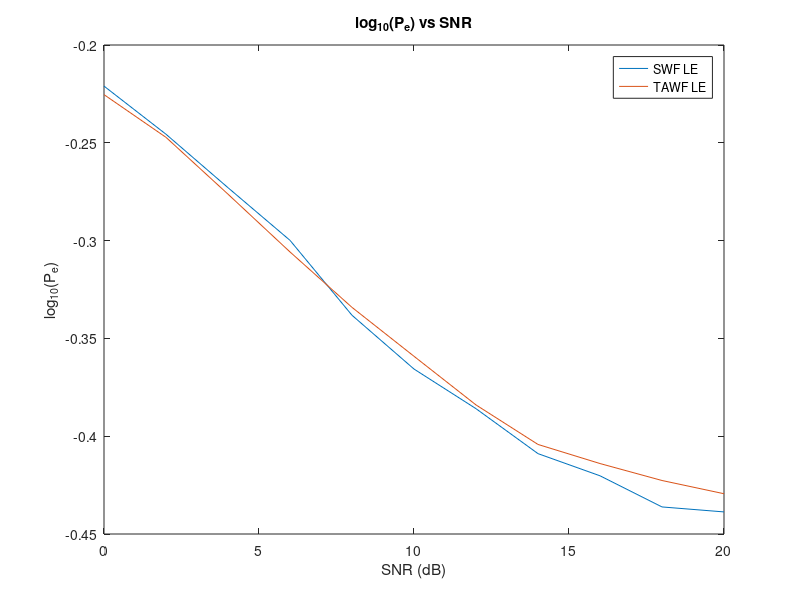

Source code (MATLAB):
% EE4140 Assignment 2 Q1a [Author: Kishore Rajendran EE20B064]

% Part (a)
% snr = 10dB
snr = 10;
s_var = 1;
n_var = 10.^-(snr/10);

% M-ary PAM with L tap filter (channel)
M = 4;
L = 3;
d = 1/sqrt(5);

% Defining the filter
f0 = 0.8/sqrt(2);
f1 = - 1/sqrt(2);
f2 = 0.6/sqrt(2);
filter = [f0 f1 f2];

%%%%%%%%%%%%%%%%%%%%%%%%%%%%%%%%%%%%%%%%%%%%%%%%%%%%%%% Part a1 %%%%%%%%%%%%%%%%%%%%%%%%%%%%%%%%%%%%%%%%%%%%%%%%%%%%%%%%%%%% 

% N tap equalizer with decoding delay del
N = 3;
del = 0;

% Generating Autocorrelation matrix (for L=3 unity gain filter, can be generalized) (NxN matrix)
t1 = filter(1)*filter(2) + filter(2)*filter(3);
t2 = filter(1)*filter(3);
R = (toeplitz([s_var+n_var, t1*s_var, t2*s_var, zeros(1, N-L)])).';

% Generating Crosscorrelation matrix (for del) (Nx1 matrix)
p = [zeros(1, del-L+1), fliplr(filter)*s_var, zeros(1, N-del-1)].';
p = p(end-N+1:end);

% Finding optimal weights (inv(Ryy) * rIy = Ryy\rIy)
w_opt_a1 = R\p;

% Storing corresponding values of Jmin
Jmin_a1 = s_var - p'*w_opt_a1;

%%%%%%%%%%%%%%%%%%%%%%%%%%%%%%%%%%%%%%%%%%%%%%%%%%%%%%% Part a2 %%%%%%%%%%%%%%%%%%%%%%%%%%%%%%%%%%%%%%%%%%%%%%%%%%%%%%%%%%%% 

% N tap equalizer with decoding delay del
N = 10;
del = 0;

% Generating Autocorrelation matrix (for L=3 unity gain filter, can be generalized) (NxN matrix)
t1 = filter(1)*filter(2) + filter(2)*filter(3);
t2 = filter(1)*filter(3);
R = (toeplitz([s_var+n_var, t1*s_var, t2*s_var, zeros(1, N-L)])).';

% Generating Crosscorrelation matrix (for del) (Nx1 matrix)
p = [zeros(1, del-L+1), fliplr(filter)*s_var, zeros(1, N-del-1)].';
p = p(end-N+1:end);

% Finding optimal weights (inv(Ryy) * rIy = Ryy\rIy)
w_opt_a2 = R\p;

% Storing corresponding values of Jmin
Jmin_a2 = s_var - p'*w_opt_a2;

%%%%%%%%%%%%%%%%%%%%%%%%%%%%%%%%%%%%%%%%%%%%%%%%%%%%%%% Part a3 %%%%%%%%%%%%%%%%%%%%%%%%%%%%%%%%%%%%%%%%%%%%%%%%%%%%%%%%%%%% 

% N tap equalizer with decoding delay del
N = 10;
del = 5;

% Generating Autocorrelation matrix (for L=3 unity gain filter, can be generalized) (NxN matrix)
t1 = filter(1)*filter(2) + filter(2)*filter(3);
t2 = filter(1)*filter(3);
R = (toeplitz([s_var+n_var, t1*s_var, t2*s_var, zeros(1, N-L)])).';

% Generating Crosscorrelation matrix (for del) (Nx1 matrix)
p = [zeros(1, del-L+1), fliplr(filter)*s_var, zeros(1, N-del-1)].';
p = p(end-N+1:end);

% Finding optimal weights (inv(Ryy) * rIy = Ryy\rIy)
w_opt_a3 = R\p;

% Storing corresponding values of Jmin
Jmin_a3 = s_var - p'*w_opt_a3;

%%%%%%%%%%%%%%%%%%%%%%%%%%%%%%%%%%%%%%%%%%%%%%%%%%%%%%% Part a4 %%%%%%%%%%%%%%%%%%%%%%%%%%%%%%%%%%%%%%%%%%%%%%%%%%%%%%%%%%%% 

% We know from class that for min value of Jmin, 
% Both N and Delta hit a minimum then Jmin again starts increasing

% N tap equalizer with decoding delay del
N_best = 20;
del_best = 9;

% Generating Autocorrelation matrix (for L=3 unity gain filter, can be generalized) (NxN matrix)
t1 = filter(1)*filter(2) + filter(2)*filter(3);
t2 = filter(1)*filter(3);
R = (toeplitz([s_var+n_var, t1*s_var, t2*s_var, zeros(1, N_best-L)])).';

% Generating Crosscorrelation matrix (for del) (Nx1 matrix)
p = [zeros(1, del_best-L+1), fliplr(filter)*s_var, zeros(1, N_best-del_best-1)].';
p = p(end-N_best+1:end);

% Finding optimal weights (inv(Ryy) * rIy = Ryy\rIy)
w_opt_a4 = R\p;

% Storing corresponding values of Jmin
Jmin_a4 = s_var - p'*w_opt_a4;

%%%%%%%%%%%%%%%%%%%%%%%%%%%%%%%%%%%%%%%%%%%%%%%%%%%%%%% Part a6 %%%%%%%%%%%%%%%%%%%%%%%%%%%%%%%%%%%%%%%%%%%%%%%%%%%%%%%%%%%% 

% N tap equalizer with decoding delay del
N = 10;
del = 5;

% P number of snapshots
pvals = [20 100 500];
Jmin_vals_a6 = zeros(1, length(pvals));

% for loop with different values of P
for i = 1:length(pvals)
    P = pvals(i);
    
    % Generating 'P+N+L-2' 4-PAM Tx symbols
    I = (2*randi([0, M-1], 1, P+N+L-2)-(M-1))*d;
    
    % Passing Tx symbols through the filter
    f_rx = conv(I, filter);
    f_rx = f_rx(L:P+N+L-2);
    
    % Adding noise to the received symbols
    y = f_rx + (normrnd(0, sqrt(n_var), size(f_rx)));
    dec = I(N+L-1-del:end-del);
    R = zeros(N,N);
    p = zeros(N,1);

    % Using Time Averaging to estimate R and p
    for k = 1:P
        y_k = fliplr(y(k:k+N-1)).';
        R = R + (y_k*y_k.')/P;
        p = p + (y_k*dec(k))/P;
    end

    % Finding optimal weights (inv(Ryy) * rIy = Ryy\rIy)
    w_opt_a6 = R\p;

    % Storing corresponding values of Jmin
    Jmin_vals_a6(i) = s_var - p'*w_opt_a6;
end

%%%%%%%%%%%%%%%%%%%%%%%%%%%%%%%%%%%%%%%%%%%%%%%%%%%%%%% Part a5 %%%%%%%%%%%%%%%%%%%%%%%%%%%%%%%%%%%%%%%%%%%%%%%%%%%%%%%%%%%% 

% num number of 4-PAM symbols
num = 50000;

% Best values as found in (a4)
N = N_best;
del = del_best;

% snr : 0dB to 20dB in steps of 2dB
snr = 0 :2: 20;
stdevs = 10.^-(snr/20);

% Generating 4-PAM Tx symbols
I = (2*randi([0, M-1], 1, num+N+L-2)-(M-1))*d;
constellation = (2*(0:M-1)-(M-1))*d;

% Passing Tx symbols through the filter
f_rx = conv(I, filter);
f_rx = f_rx(L:num+N+L-2);

Pe_ser_swf = zeros(1, length(stdevs));
eq_swf = zeros(1, length(I));
decoded_swf = zeros(1, length(I));

for l = 1:length(stdevs)
    sd = stdevs(l);

    % Adding noise to the received symbols
    y = f_rx + normrnd(0, sd, size(f_rx));

    % Equalized symbols
    eq_swf = conv(y, w_opt_a4.');
    eq_swf = eq_swf(N:num+N-1);
    % Nearest neighbour decoding
    for i = 1:num
        [minval,minidx] = min(abs(constellation-eq_swf(i)));
        decoded_swf(i) = constellation(minidx);
    end
    % Comparing and counting errors
    Pe_ser_swf(l) = sum(decoded_swf(1:num) ~= I(N+L-1-del:end-del))/num;
end

%%%%%%%%%%%%%%%%%%%%%%%%%%%%%%%%%%%%%%%%%%%%%%%%%%%%%%% Part a7 %%%%%%%%%%%%%%%%%%%%%%%%%%%%%%%%%%%%%%%%%%%%%%%%%%%%%%%%%%%% 

% Best values as found in (a4)
N = N_best;
del = del_best;

% Calculating wopt for SNR = 10dB
snr = 10;
n_var = 10.^-(snr/10);

% Generating optimal weights using TAWF (P = 500)
P = 500;
    
% Generating 'P+N+L-2' 4-PAM Tx symbols
I = (2*randi([0, M-1], 1, P+N+L-2)-(M-1))*d;

% Passing Tx symbols through the filter
f_rx = conv(I, filter);
f_rx = f_rx(L:P+N+L-2);

% Adding noise to the received symbols
y = f_rx + (normrnd(0, sqrt(n_var), size(f_rx)));
dec = I(N+L-1-del:end-del);
R = zeros(N,N);
p = zeros(N,1);

% Using Time Averaging to estimate R and p
for k = 1:P
    y_k = fliplr(y(k:k+N-1)).';
    R = R + (y_k*y_k.')/P;
    p = p + (y_k*dec(k))/P;
end

% Finding optimal weights (inv(Ryy) * rIy = Ryy\rIy)
w_opt_a7 = R\p;

% num number of 4-PAM symbols
num = 50000;

% snr : 0dB to 20dB in steps of 2dB
snr = 0 :2: 20;
stdevs = 10.^-(snr/20);

% Generating 4-PAM Tx symbols
I = (2*randi([0, M-1], 1, num+N+L-2)-(M-1))*d;
constellation = (2*(0:M-1)-(M-1))*d;

% Passing Tx symbols through the filter
f_rx = conv(I, filter);
f_rx = f_rx(L:num+N+L-2);

Pe_ser_tawf = zeros(1, length(stdevs));
eq_tawf = zeros(1, length(I));
decoded_tawf = zeros(1, length(I));

for l = 1:length(stdevs)
    sd = stdevs(l);
    n_var = sd^2;

    % Adding noise to the received symbols
    y = f_rx + normrnd(0, sd, size(f_rx));

    % Equalized symbols
    eq_tawf = conv(y, w_opt_a7.');
    eq_tawf = eq_tawf(N:num+N-1);
    % Nearest neighbour decoding
    for i = 1:num
        [minval,minidx] = min(abs(constellation-eq_tawf(i)));
        decoded_tawf(i) = constellation(minidx);
    end
    % Comparing and counting errors
    Pe_ser_tawf(l) = sum(decoded_tawf(1:num) ~= I(N+L-1-del:end-del))/num;
end

% SER plots for (a5) and (a7)
plot(snr,log10(Pe_ser_swf));
hold on
plot(snr,log10(Pe_ser_tawf));
legend('SWF LE','TAWF LE');
title('log_{10}(P_{e}) vs SNR')
xlabel('SNR (dB)')
ylabel('log_{10}(P_{e})')
